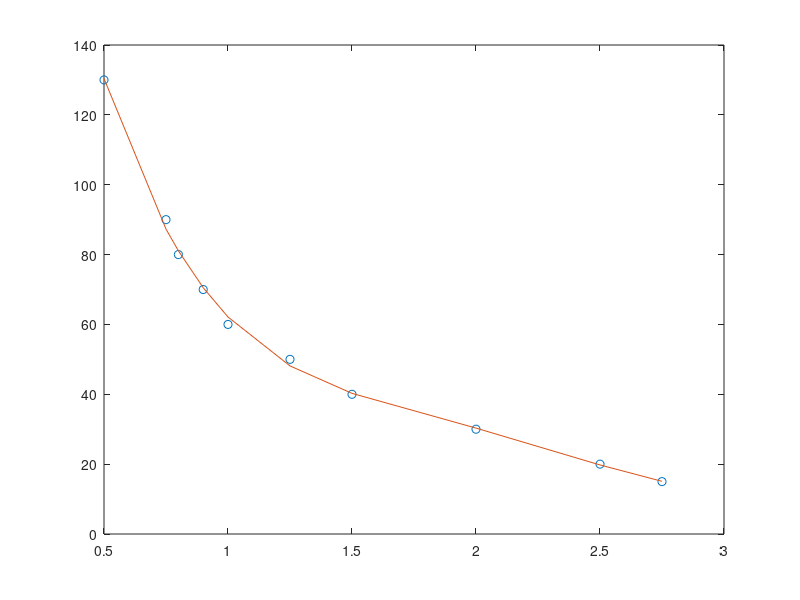

Write MATLAB code to recreate this figure.
short_dist = [3, 4, 5, 6, 7, 8, 9, 10, 12, 14, 16, 18, 20, 25, 30];
short_voltage = [3, 2.75, 2.35, 2, 1.75, 1.55, 1.4, 1.25, 1.1, 0.9, 0.8, 0.7, 0.65, 0.50, 0.4];
p_short = polyfit(short_voltage,short_dist,5);

long_dist = [15, 20, 30, 40, 50, 60, 70, 80, 90, 130];
long_voltage = [2.75, 2.5, 2, 1.5, 1.25, 1, 0.9, 0.8, 0.75, 0.5];
p_long = polyfit(long_voltage,long_dist,5);
y1 = polyval(p_long,long_voltage);

plot(long_voltage,long_dist,'o')
hold on
plot(long_voltage,y1)
hold off